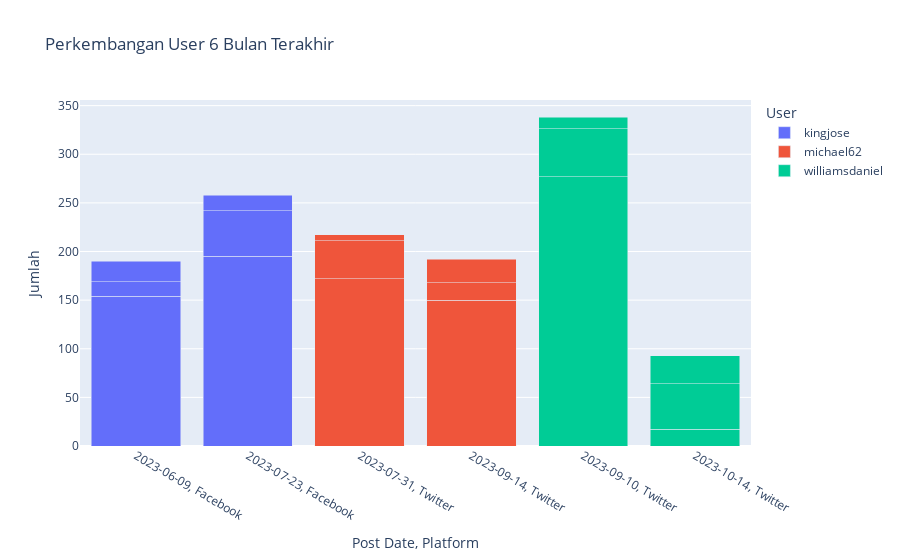

Notebook source saved alongside this figure:
### Code cell
grouped = b.groupby(['post_date', 'platform', 'username']).sum().reset_index()

grouped['total'] = grouped[['likes', 'comments', 'shares']].sum(axis=1)
grouped['post_date_platform'] = grouped['post_date'].dt.strftime('%Y-%m-%d') + ', ' + grouped['platform']
grouped['date_only'] = grouped['post_date'].dt.strftime('%Y-%m-%d')

melted = pd.melt(grouped, id_vars=['post_date_platform', 'date_only', 'platform', 'total', 'username'], value_vars=['likes', 'comments', 'shares'], var_name='type', value_name='count')

fig = px.bar(
    melted,
    x='post_date_platform',
    y='count',
    color='username',
    barmode='stack',
    hover_name='total',
    title='Perkembangan User 6 Bulan Terakhir')

fig.update_traces(
    customdata=['Likes'] * 2 + ['Comments'] * 2 + ['Shares'] * 2,
    hovertemplate="<br><b>User:</b> %{fullData.name}"
                  "<br><b>Total:</b> %{hovertext}"
                  "<br><b>Type:</b> %{customdata}"
                  "<br><b>Count:</b> %{y}")

fig.update_layout(
    xaxis_title='Post Date, Platform',
    yaxis_title='Jumlah',
    legend_title='User')
fig.write_html("g_2.html")
fig.show()

### Figure 1 — Plotly figure (JSON) as saved in the notebook; plotly's stock layout.template omitted (floating-point values rounded to 4 significant figures)
{"data": [{"alignmentgroup": "True", "customdata": ["Likes", "Likes", "Comments", "Comments", "Shares", "Shares"], "hovertemplate": "<br><b>User:</b> %{fullData.name}<br><b>Total:</b> %{hovertext}<br><b>Type:</b> %{customdata}<br><b>Count:</b> %{y}", "hovertext": [190, 258, 190, 258, 190, 258], "legendgroup": "kingjose", "marker": {"color": "#636efa", "pattern": {"shape": ""}}, "name": "kingjose", "offsetgroup": "kingjose", "orientation": "v", "showlegend": true, "textposition": "auto", "type": "bar", "x": ["2023-06-09, Facebook", "2023-07-23, Facebook", "2023-06-09, Facebook", "2023-07-23, Facebook", "2023-06-09, Facebook", "2023-07-23, Facebook"], "xaxis": "x", "y": [154, 195, 15, 47, 21, 16], "yaxis": "y"}, {"alignmentgroup": "True", "customdata": ["Likes", "Likes", "Comments", "Comments", "Shares", "Shares"], "hovertemplate": "<br><b>User:</b> %{fullData.name}<br><b>Total:</b> %{hovertext}<br><b>Type:</b> %{customdata}<br><b>Count:</b> %{y}", "hovertext": [217, 192, 217, 192, 217, 192], "legendgroup": "michael62", "marker": {"color": "#EF553B", "pattern": {"shape": ""}}, "name": "michael62", "offsetgroup": "michael62", "orientation": "v", "showlegend": true, "textposition": "auto", "type": "bar", "x": ["2023-07-31, Twitter", "2023-09-14, Twitter", "2023-07-31, Twitter", "2023-09-14, Twitter", "2023-07-31, Twitter", "2023-09-14, Twitter"], "xaxis": "x", "y": [172, 150, 39, 18, 6, 24], "yaxis": "y"}, {"alignmentgroup": "True", "customdata": ["Likes", "Likes", "Comments", "Comments", "Shares", "Shares"], "hovertemplate": "<br><b>User:</b> %{fullData.name}<br><b>Total:</b> %{hovertext}<br><b>Type:</b> %{customdata}<br><b>Count:</b> %{y}", "hovertext": [338, 93, 338, 93, 338, 93], "legendgroup": "williamsdaniel", "marker": {"color": "#00cc96", "pattern": {"shape": ""}}, "name": "williamsdaniel", "offsetgroup": "williamsdaniel", "orientation": "v", "showlegend": true, "textposition": "auto", "type": "bar", "x": ["2023-09-10, Twitter", "2023-10-14, Twitter", "2023-09-10, Twitter", "2023-10-14, Twitter", "2023-09-10, Twitter", "2023-10-14, Twitter"], "xaxis": "x", "y": [277, 17, 49, 47, 12, 29], "yaxis": "y"}], "layout": {"barmode": "stack", "legend": {"title": {"text": "User"}, "tracegroupgap": 0}, "title": {"text": "Perkembangan User 6 Bulan Terakhir"}, "xaxis": {"anchor": "y", "domain": [0, 1], "title": {"text": "Post Date, Platform"}}, "yaxis": {"anchor": "x", "domain": [0, 1], "title": {"text": "Jumlah"}}}}
